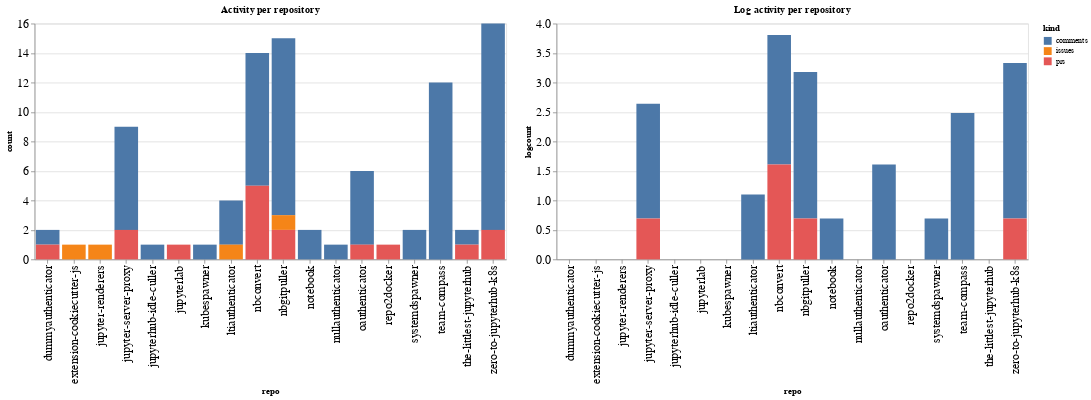

The notebook cell this image was saved under:
### Code cell
ch1 = alt.Chart(repo_summaries, width=600, title="Activity per repository").mark_bar().encode(
    x='repo',
    y='count',
    color='kind',
    tooltip="kind"
)

ch2 = alt.Chart(repo_summaries, width=600, title="Log activity per repository").mark_bar().encode(
    x='repo',
    y='logcount',
    color='kind',
    tooltip="kind"
)

ch1 | ch2

### Figure 1 — Vega-Lite specification as saved in the notebook (floating-point values rounded to 4 significant figures)
{"config": {"axisLeft": {"labelFontSize": 15}, "axisBottom": {"labelFontSize": 15}}, "hconcat": [{"mark": "bar", "encoding": {"color": {"type": "nominal", "field": "kind"}, "tooltip": {"type": "nominal", "field": "kind"}, "x": {"type": "nominal", "field": "repo"}, "y": {"type": "quantitative", "field": "count"}}, "title": "Activity per repository", "width": 600}, {"mark": "bar", "encoding": {"color": {"type": "nominal", "field": "kind"}, "tooltip": {"type": "nominal", "field": "kind"}, "x": {"type": "nominal", "field": "repo"}, "y": {"type": "quantitative", "field": "logcount"}}, "title": "Log activity per repository", "width": 600}], "data": {"name": "data-5cdc2198c3b73660018045373d9a1f86"}, "$schema": "https://vega.github.io/schema/vega-lite/v4.8.1.json", "datasets": {"data-5cdc2198c3b73660018045373d9a1f86": [{"repo": "dummyauthenticator", "kind": "comments", "count": 1, "logcount": 0.0}, {"repo": "dummyauthenticator", "kind": "prs", "count": 1, "logcount": 0.0}, {"repo": "extension-cookiecutter-js", "kind": "issues", "count": 1, "logcount": 0.0}, {"repo": "jupyter-renderers", "kind": "issues", "count": 1, "logcount": 0.0}, {"repo": "jupyter-server-proxy", "kind": "comments", "count": 7, "logcount": 1.946}, {"repo": "jupyter-server-proxy", "kind": "prs", "count": 2, "logcount": 0.6931}, {"repo": "jupyterhub-idle-culler", "kind": "comments", "count": 1, "logcount": 0.0}, {"repo": "jupyterlab", "kind": "prs", "count": 1, "logcount": 0.0}, {"repo": "kubespawner", "kind": "comments", "count": 1, "logcount": 0.0}, {"repo": "ltiauthenticator", "kind": "comments", "count": 3, "logcount": 1.099}, {"repo": "ltiauthenticator", "kind": "issues", "count": 1, "logcount": 0.0}, {"repo": "nbconvert", "kind": "comments", "count": 9, "logcount": 2.197}, {"repo": "nbconvert", "kind": "prs", "count": 5, "logcount": 1.609}, {"repo": "nbgitpuller", "kind": "comments", "count": 12, "logcount": 2.485}, {"repo": "nbgitpuller", "kind": "issues", "count": 1, "logcount": 0.0}, {"repo": "nbgitpuller", "kind": "prs", "count": 2, "logcount": 0.6931}, {"repo": "notebook", "kind": "comments", "count": 2, "logcount": 0.6931}, {"repo": "nullauthenticator", "kind": "comments", "count": 1, "logcount": 0.0}, {"repo": "oauthenticator", "kind": "comments", "count": 5, "logcount": 1.609}, {"repo": "oauthenticator", "kind": "prs", "count": 1, "logcount": 0.0}, {"repo": "repo2docker", "kind": "prs", "count": 1, "logcount": 0.0}, {"repo": "systemdspawner", "kind": "comments", "count": 2, "logcount": 0.6931}, {"repo": "team-compass", "kind": "comments", "count": 12, "logcount": 2.485}, {"repo": "the-littlest-jupyterhub", "kind": "comments", "count": 1, "logcount": 0.0}, {"repo": "the-littlest-jupyterhub", "kind": "prs", "count": 1, "logcount": 0.0}, {"repo": "zero-to-jupyterhub-k8s", "kind": "comments", "count": 14, "logcount": 2.639}, {"repo": "zero-to-jupyterhub-k8s", "kind": "prs", "count": 2, "logcount": 0.6931}]}}
